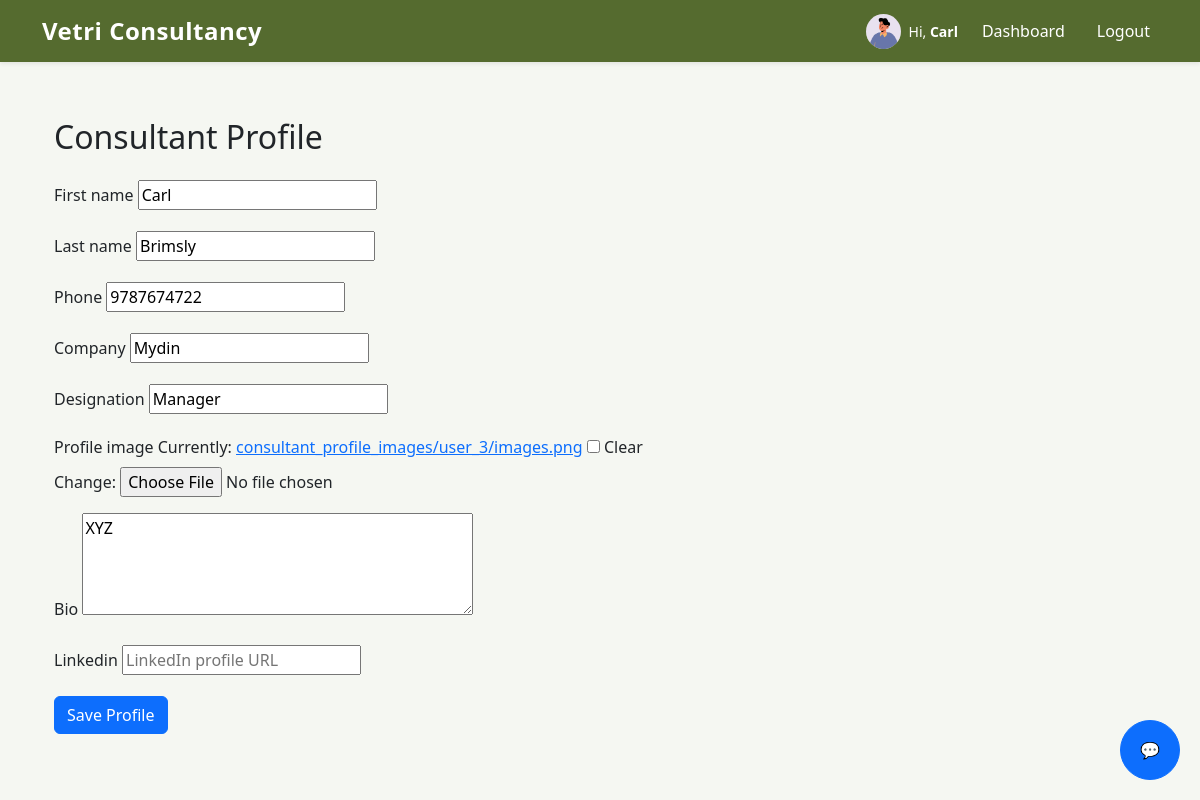
Page /profiles/dashboard/consultant-profile/ (signed in) on the committed database.
### accounts/models.py (models this page shows, shortened)
class User(AbstractUser):
    ROLE_CHOICES = (
        ('CANDIDATE', 'Candidate'),
        ('CONSULTANT', 'Consultant'),
        ('ADMIN', 'Admin'),
    )
    username = None
    email = models.EmailField(unique=True)
    role = models.CharField(max_length=20, choices=ROLE_CHOICES, default='CANDIDATE')
    USERNAME_FIELD = 'email'
    REQUIRED_FIELDS = []
    objects = CustomUserManager()

### profiles/models.py (models this page shows, shortened)
class ConsultantProfile(models.Model):
    user = models.OneToOneField(
        settings.AUTH_USER_MODEL,
        on_delete=models.CASCADE,
        related_name='consultant_profile'
    )
    first_name = models.CharField(max_length=50, blank=True)
    last_name = models.CharField(max_length=50, blank=True)
    phone = models.CharField(max_length=20, blank=True)
    company = models.CharField(max_length=100, blank=True)
    designation = models.CharField(max_length=100, blank=True)
    profile_image = models.ImageField(
        upload_to=consultant_profile_image_path,
        null=True,
        blank=True
    )
    bio = models.TextField(blank=True, null=True)
    linkedin = models.URLField(blank=True, null=True)
    created_at = models.DateTimeField(default=timezone.now)
    updated_at = models.DateTimeField(auto_now=True)
    def profile_completeness(self):
        fields = [
            self.first_name,
            self.last_name,
            self.phone,
            self.company,
            self.designation,
            self.profile_image,
            self.bio,
            self.linkedin
        ]
        filled = sum(bool(f) for f in fields)
        return int((filled / len(fields)) * 100)

### profiles/views.py (the view)
# urls.py: path('dashboard/consultant-profile/', views.consultant_profile_view, name='consultant_profile'),
@login_required
def consultant_profile_view(request):
    profile, created = ConsultantProfile.objects.get_or_create(user=request.user)
    if request.method == 'POST':
        form = ConsultantProfileForm(request.POST, request.FILES, instance=profile)
        if form.is_valid():
            form.save()
            messages.success(request, "Consultant profile updated successfully.")
            return redirect('accounts:dashboard')
    else:
        form = ConsultantProfileForm(instance=profile)
    profile_completion = profile.profile_completeness()
    return render(request, 'profiles/consultant_profile.html', {
        'form': form,
        'profile_completion': profile_completion
    })

### profiles/forms.py
class ConsultantProfileForm(forms.ModelForm):
    class Meta:
        model = ConsultantProfile
        fields = [
            'first_name',
            'last_name',
            'phone',
            'company',
            'designation',
            'profile_image',
            'bio',
            'linkedin',
        ]
        widgets = {
            'bio': forms.Textarea(attrs={'rows': 4, 'placeholder': 'Write something about yourself...'}),
            'linkedin': forms.URLInput(attrs={'placeholder': 'LinkedIn profile URL'}),
        }

### profiles/templates/profiles/consultant_profile.html (shortened to what this page needs)
{% extends "base.html" %}
{% load static %}
{% block content %}
<div class="container py-5">
    <h2 class="mb-4">Consultant Profile</h2>
    <form method="post" enctype="multipart/form-data">
        {% for field in form %}
        <div class="mb-3">
            <label class="form-label">{{ field.label }}</label>
            {{ field }}
        </div>
        {% endfor %}
        <button type="submit" class="btn btn-primary">Save Profile</button>
    </form>
</div>
{% endblock %}

### templates/base.html (shortened to what this page needs)
{% load static %}
<!DOCTYPE html>
<html lang="en">
<head>
    <link rel="stylesheet" href="https://cdn.jsdelivr.net/npm/bootstrap-icons@1.10.5/font/bootstrap-icons.css">
    <link href="https://cdn.jsdelivr.net/npm/bootstrap@5.3.3/dist/css/bootstrap.min.css" rel="stylesheet">
</head>
<body>
    {% if not hide_nav %}
    <nav class="navbar navbar-expand-lg fixed-top shadow-sm">
        <div class="container">
            <a class="navbar-brand logo"
                href="{% if user.is_authenticated %}{% url 'jobs:jobs_list' %}{% else %}{% url 'accounts:login' %}{% endif %}">
                Vetri Consultancy
            </a>
            <div class="collapse navbar-collapse" id="navbarNav">
                <ul class="navbar-nav ms-auto align-items-center gap-3">
                    {% if user.is_authenticated %}
<li class="nav-item d-flex align-items-center gap-2">
    {% if user.role == 'CANDIDATE' %}
        {% if user.profile.profile_image %}
            <img src="{{ user.profile.profile_image.url }}"
                 alt="Profile"
                 class="rounded-circle"
                 width="35"
                 height="35"
                 style="object-fit: cover;">
        {% else %}
            <img src="{% static 'images/default.jpg' %}"
                 alt="Profile"
                 class="rounded-circle"
                 width="35"
                 height="35"
                 style="object-fit: cover;">
        {% endif %}
        <span class="text-white small">
            Hi,
            <strong>{{ user.profile.first_name|default:user.email }}</strong>
            {% if user.subscription.is_pro %}
                <span class="badge bg-warning text-dark ms-1">PRO</span>
            {% else %}
                <span class="badge bg-secondary ms-1">FREE</span>
            {% endif %}
        </span>
    {% elif user.role == 'CONSULTANT' %}
        {% if user.consultant_profile.profile_image %}
            <img src="{{ user.consultant_profile.profile_image.url }}"
                 alt="Profile"
                 class="rounded-circle"
                 width="35"
                 height="35"
                 style="object-fit: cover;">
        {% else %}
        <span class="text-white small">
            Hi,
            <strong>{{ user.consultant_profile.first_name|default:user.email }}</strong>
        </span>
    {% else %}
        <span class="text-white small">
            Hi, <strong>{{ user.email }}</strong>
        </span>
    {% endif %}
</li>
                    <li class="nav-item">
                        <a class="nav-link {% if request.resolver_match.url_name == 'dashboard' and request.resolver_match.app_name == 'accounts' %}active{% endif %}"
                            href="{% url 'accounts:dashboard' %}">
                            Dashboard
                        </a>
                    </li>
                    <li class="nav-item">
                        <form method="post" action="{% url 'accounts:logout' %}">
                            <button type="submit" class="logout-btn nav-link">Logout</button>
                        </form>
                    </li>
                    {% endif %}
                </ul>
            </div>
        </div>
    </nav>
    {% endif %}
    <div class="container">
        {% block content %}{% endblock %}
    </div>
<button id="chatbotBtn" class="btn btn-primary" style="position:fixed; bottom:20px; right:20px; border-radius:50%; width:60px; height:60px;">
    💬
</button>
</body>
</html>

### templates/base.html (style rules this page uses)
body { padding-top: 70px; background-color: #F5F7F2; }
.navbar { background-color: #556B2F !important; }
.navbar .nav-link, .navbar-brand { color: #ffffff !important; font-weight: 500; }
.logo { font-weight: bold; font-size: 1.5rem; letter-spacing: 0.5px; }
.logout-btn { color: #ffffff; background: none; border: none; padding: 0; }

### rows in the picture
User: consultant_profile.profile_image (picture), consultant_profile.first_name "Carl"
ConsultantProfile: form "Carl" "Brimsly" "9787674722" "Mydin" "Manager" "XYZ"

### other values in the picture
{{ field.label }} "First name" "Last name" "Phone" "Company" "Designation" "Profile image" "Bio" "Linkedin"
